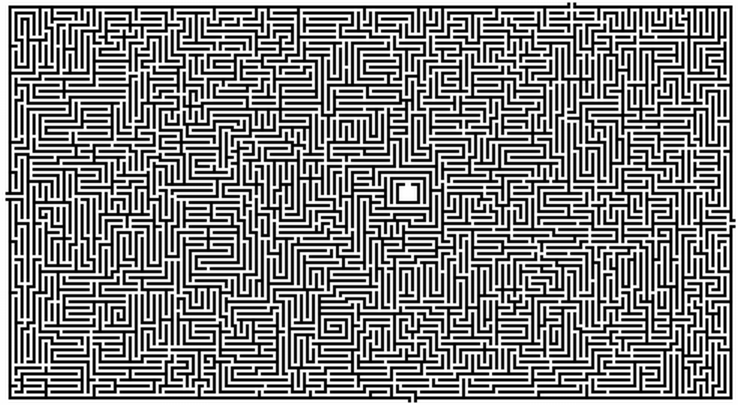
#> input picture maze.png, 1476 x 810 px (shown at 1/2 size)
$ jupyter execute --allow-errors Part1.ipynb
#> lines starting #> are read from the running program, lines starting #| are printed output that depends on the picture; after the words box and inside, x2 and y2 are one past the last pixel; in counts of white or black regions, pixels touching at a corner belong together
# Geometric Computer Vision (236861) - Assignment 3

## Problem 1

### Solving a Maze

1) Calculate the distances inside the maze supplied with this exercise (maze.png)
using the Fast-Marching Method (FMM) and a source point given by (x, y) =
(814, 383). Treat image boundaries as walls

[cell 1]
import matplotlib.pyplot as plt
from PIL import Image

import eikonalfm
import numpy as np

[cell 2]
def print_image(image, title, color_bar=False, cmap=False):
    if cmap:
        plt.imshow(image, cmap=cmap)
    else:
        plt.imshow(image)
    plt.axis('off')
    plt.title(title)
    if color_bar:
        plt.colorbar()
    plt.show()

[cell 3]
# Load the maze
MAZE_PATH = 'maze.png'
image = np.asarray(Image.open(MAZE_PATH).convert('L'))
image = image / np.max(image)
print_image(image, 'Original Maze', cmap="gray")

[cell 4]
THRESHOLD = 0.1
def make_speed_map(gray: np.ndarray, thr: float = THRESHOLD) -> np.ndarray:
    speed = np.ones_like(gray, dtype=float)
    speed[gray > thr] = 1000
    return speed

speed = make_speed_map(image)
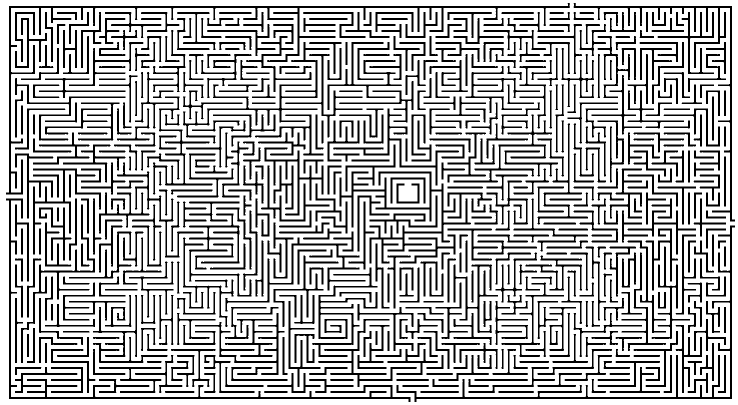
#> speed: shape (810, 1476) float64 (shown at 1/2 size); values 1 (black) and 1000 (white), 71.4% white; 578 black regions, largest, box (x1, y1, x2, y2) and area: (12, 6, 1140, 389) 10648, (12, 397, 821, 804) 7203, (793, 451, 1470, 804) 6293

[cell 5]
# Plot the speed map
print_image(speed, 'Speed Map', color_bar=True)
#> call 2 of print_image, with title = 'Speed Map', color_bar = True, cmap = False
#> in print_image (call 2), `plt.show()`:
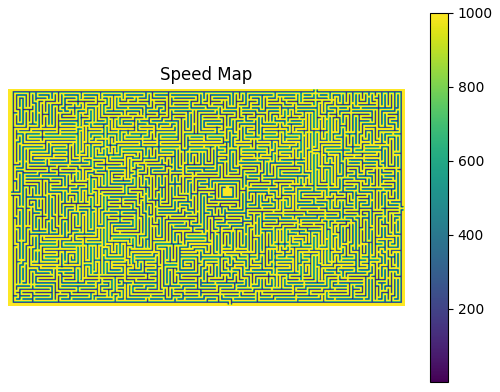
#> figure drawn by matplotlib, 2 panels

[cell 6]
SOURCE_POINT = (383, 814)
#> (the rest of this cell did not finish here and is left out)

2) Find the shortest path from the given source point above to a target point
(8, 233), by following the negative gradient direction of the distance function
from target to source. Use a simple finite differences approximation for the
gradient in the x and y directions. Plot the shortest path on top of the maze
image

[cell 7]
def back_trace_shortest_path(distance_map, target: tuple[2], source: tuple[2], L1 = False):
    def check_if_neighbor_is_legal(neighbor, current_vertex):
        if L1 and abs(neighbor[0] - current_vertex[0]) + abs(neighbor[1] - current_vertex[1]) == 2:
            return False
        return 0 <= neighbor[0] < distance_map.shape[0] and 0 <= neighbor[1] < distance_map.shape[1] and neighbor != current_vertex

    path = [target]
    current_vertx = target
    while current_vertx != source:
        closest_val = float('inf')
        neighbors = [(current_vertx[0] + i, current_vertx[1] + j) for i in range(-1, 2) for j in range(-1, 2)]
        for neighbor in neighbors:
            if check_if_neighbor_is_legal(neighbor, current_vertx):
                if distance_map[neighbor[0], neighbor[1]] < closest_val:
                    closest_val = distance_map[neighbor[0], neighbor[1]]
                    next_vertx = neighbor
        current_vertx = next_vertx
        path.append(next_vertx)
    return path

TARGET_POINT = (233, 8)
#> (the rest of this cell did not finish here and is left out)

[cell 8]
def plot_path_on_image(path, image_path, title = "Maze",  load_from_path = True):
    maze = np.asarray(Image.open(image_path)) if load_from_path else image_path
    ys, xs = zip(*path)
    fig, ax = plt.subplots(figsize=(8, 6))
    ax.imshow(maze)

    plt.plot(xs, ys, color='red', linewidth=2)
    ax.set_title(f"Path Coordinates Overlaid On {title}")
    ax.axis('off')
    plt.tight_layout()
    plt.show()

#> (the rest of this cell did not finish here and is left out)

* Make sure you receive approximately the same plot and path length if
you rotate the maze image by 45 degrees.

[cell 9]
ROTATED_MAZE_PATH = 'rotated maze.png'
rotated_maze = np.asarray(Image.open(ROTATED_MAZE_PATH).convert('L'))
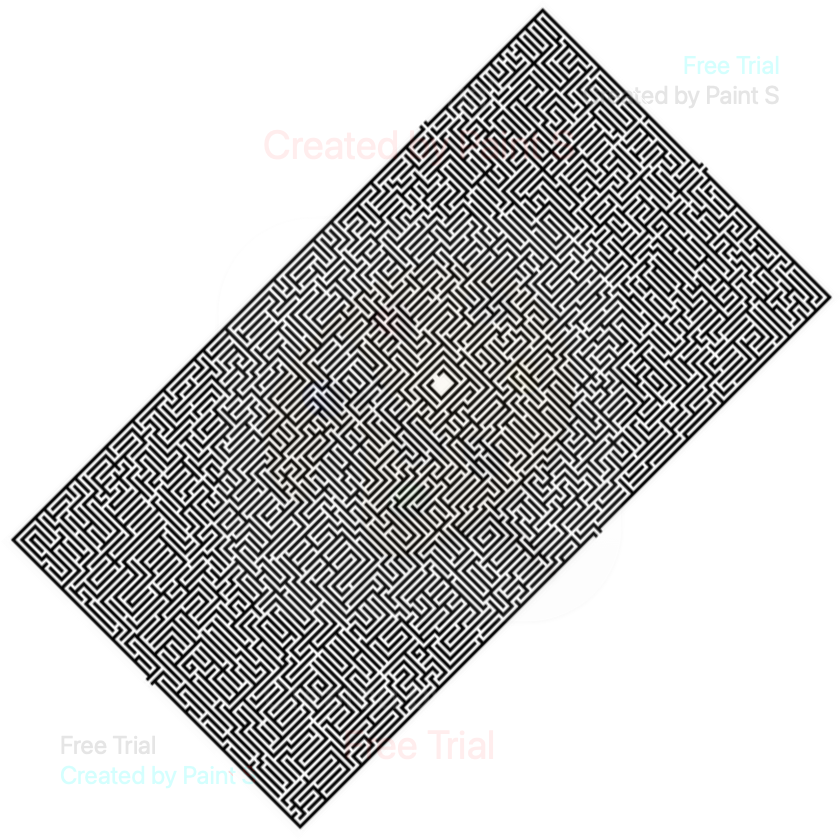
#> input picture rotated maze.png, 840 x 840 px
rotated_maze = rotated_maze / np.max(rotated_maze)

print_image(rotated_maze, 'Rotated Maze', color_bar=False, cmap="gray")

[cell 10]
ROTATED_MAZE_SOURCE_POINT = (385,440)

rot_speed = make_speed_map(rotated_maze)
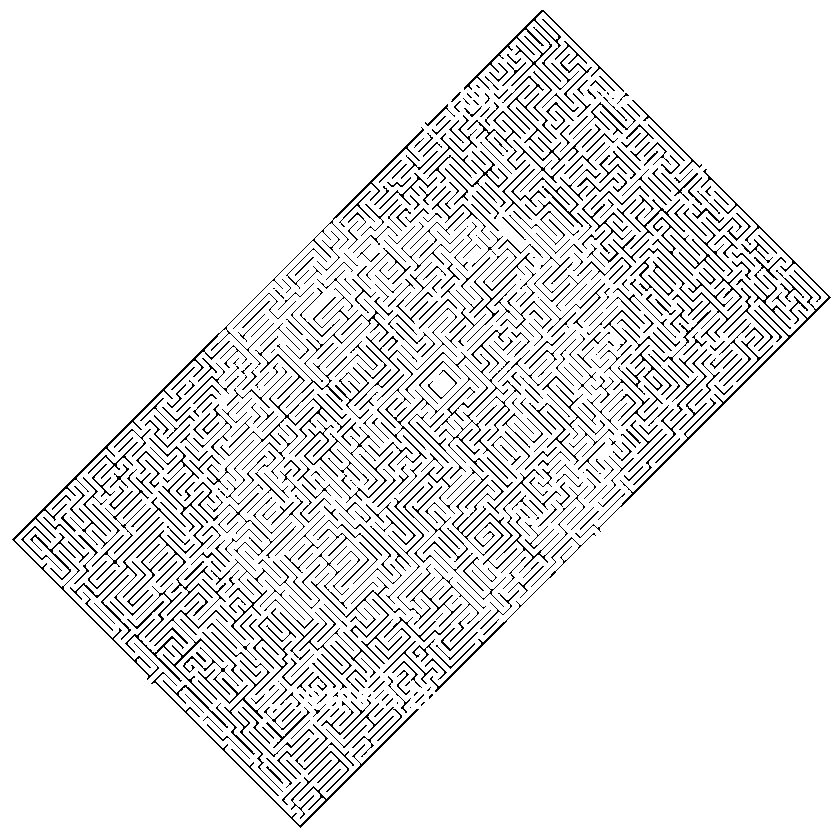
#> rot_speed: shape (840, 840) float64; values 1 (black) and 1000 (white), 91.7% white; black in thin lines or dots
#> (the rest of this cell did not finish here and is left out)

[cell 11]
ROTATED_MAZE_TARGET_POINT = (633, 100)
#> (the rest of this cell did not finish here and is left out)

### Optical Path

The optical path length (OPL) is defined as the product of the Euclidean length
of the path of light, and the index of refraction of the medium through which it propagates (denoted by n).

$\int_{C}n(s)ds$

Use FMM to calculate the OPL between two points, one inside a pool with water,
with coordinate (x, y) = (400, 500) and one outside, with coordinate (x, y) = (1, 1),
using the indices of refraction given in ’pool.mat’. Plot the shortest path on the top
of the image of the indices of refraction.

[cell 12]
# Load the pool
import scipy.io

POOL_PATH = 'pool.mat'

pool_data = scipy.io.loadmat('pool.mat')
#> (reads pool.mat from the repository)
print(pool_data.keys())
pool = pool_data.get('n') #/ np.max(pool_data.get('n'))
print_image(pool, "Pool", color_bar=True)
#> call 4 of print_image, with title = 'Pool', color_bar = True, cmap = False
#> in print_image (call 4), `plt.show()`:
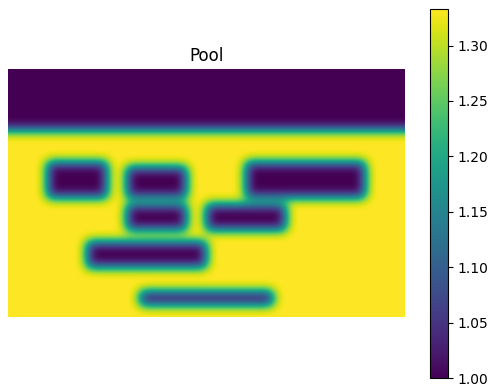
#> figure drawn by matplotlib, 2 panels
